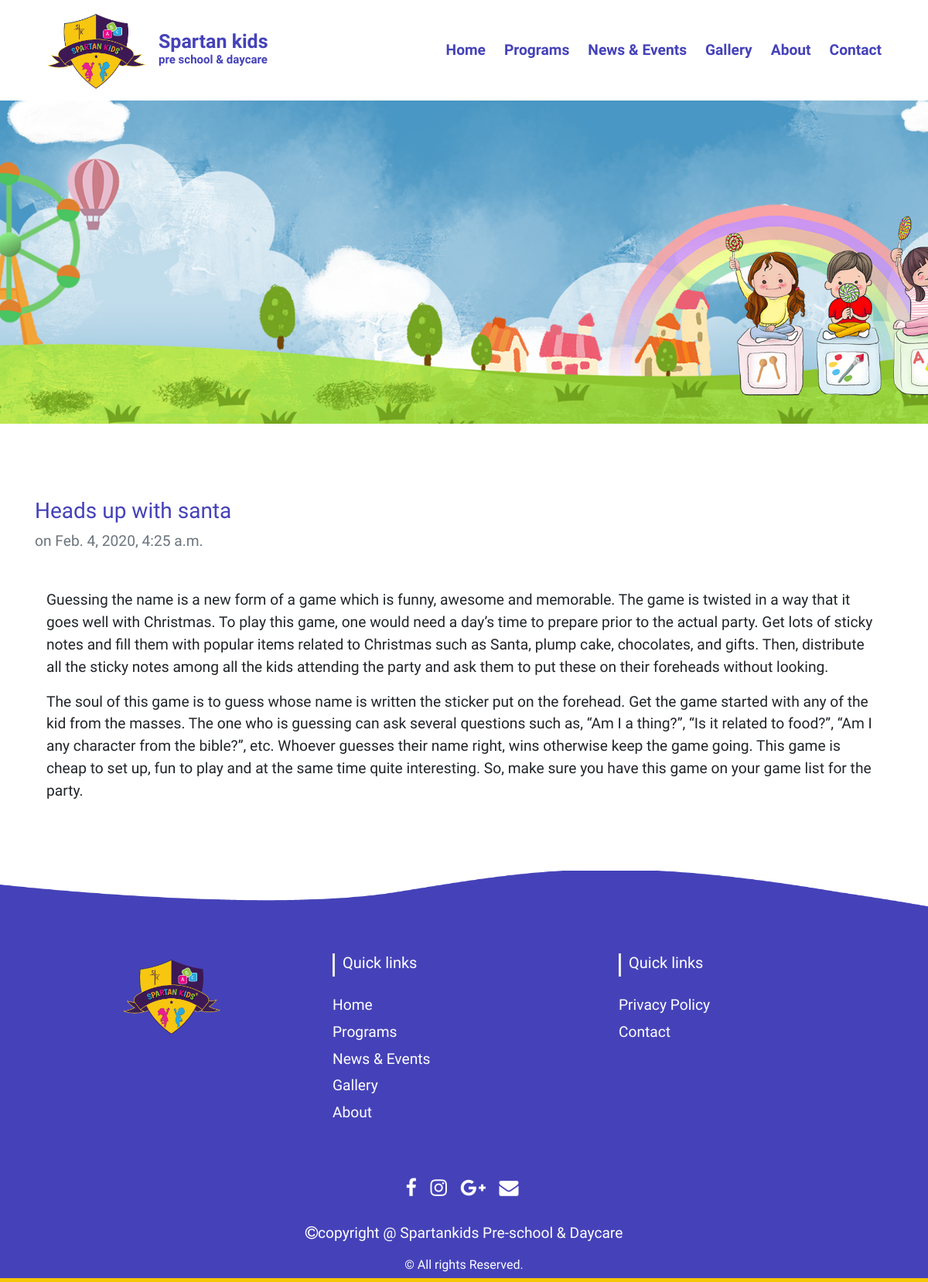
Page /news/heads-santa on the committed database.
### news/models.py (models this page shows, shortened)
class News(models.Model):
    title = models.CharField(max_length=500)
    slug = models.SlugField(max_length=500, unique=True)
    description = models.TextField()
    timestamp = models.DateTimeField(auto_now=True, auto_now_add=False)
    class Meta:
        ordering = ['-timestamp']

### news/views.py (the view)
# urls.py: path('<slug>', views.detail_view),
def detail_view(request, slug):
    context = {}
    context["data"] = News.objects.get(slug = slug)
    return render(request, "pages/newsdetail.html", context)

### templates/pages/newsdetail.html
{% extends 'base.html' %}
{% block content %}
{% load static  %}
<section class="pb-4"><div class="banner-img pt-5 mt-5">
</div>
<div class="container mt-5 pt-5">
<h3><a href="/news/{{data.slug}}">{{ data.title }}</a></h3>
<span class="pb-5 text-muted"> on {{ data.timestamp }}</span>
<div class = "container py-5">
	{{ data.description|safe|linebreaks}}
</div>
</div>
</section>
{% endblock %}

### static/spartan/css/style.css (style rules this page uses)
* { margin: 0; padding: 0; }
body { font-family: 'Laila', sans-serif; font-size: larger; }
a { color: #4542b9; }
h1, h2, h3, h4, h5, h6, .h1, .h2, .h3, .h4, .h5, .h6 { font-family: 'Bubblegum Sans', cursive; }
.banner-img { height: 500px; width: 100%; background: url("/static/spartan/img/banner.jpg"); background-size: cover; background-repeat: no-repeat; background-position: center; overflow: hidden; }

### rows in the picture
News: title "Heads up with santa", timestamp "Feb. 4, 2020, 4:25 a.m.", description "Guessing the name is a new form of a game which is funny, awesome and memorable. The game is twisted in a way that it goes well with Christmas. To play this game, one would need a day’s time to prepare prior to the actual party. Get lots of sticky notes and fill them with popular items related to Christmas such as Santa, plump cake, chocolates, and gifts. Then, distribute all the sticky notes among all the kids attending the party and ask them to put these on their foreheads without looking. The soul of this game is to guess whose name is written the sticker put on the forehead. Get the game started with any of the kid from the masses. The one who is guessing can ask several questions such…"
